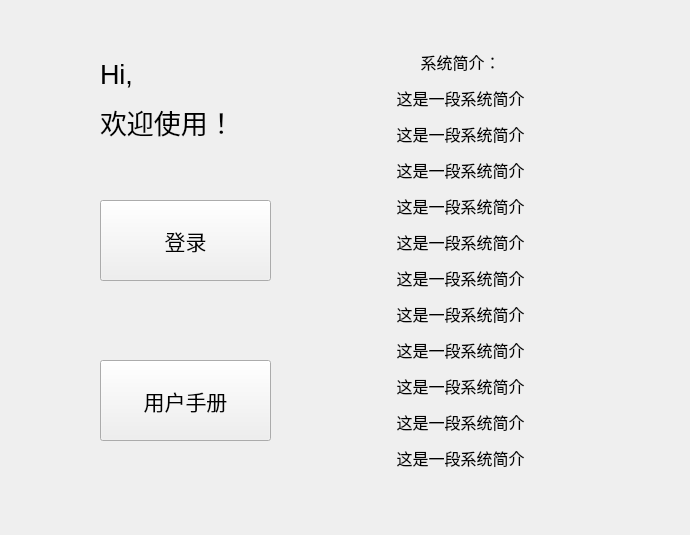
<?xml version="1.0" encoding="UTF-8"?>
<ui version="4.0">
 <class>introduce</class>
 <widget class="QWidget" name="introduce">
  <property name="geometry">
   <rect>
    <x>0</x>
    <y>0</y>
    <width>690</width>
    <height>535</height>
   </rect>
  </property>
  <property name="font">
   <font>
    <pointsize>12</pointsize>
   </font>
  </property>
  <property name="windowTitle">
   <string>Form</string>
  </property>
  <widget class="QPushButton" name="pushButton">
   <property name="geometry">
    <rect>
     <x>100</x>
     <y>200</y>
     <width>171</width>
     <height>81</height>
    </rect>
   </property>
   <property name="font">
    <font>
     <pointsize>16</pointsize>
    </font>
   </property>
   <property name="whatsThis">
    <string>&lt;html&gt;&lt;head/&gt;&lt;body&gt;&lt;p&gt;&lt;img src=&quot;:/.001/Resources/002/login.png&quot; height=&quot;25&quot; width=&quot;25&quot;/&gt;&lt;/p&gt;&lt;/body&gt;&lt;/html&gt;</string>
   </property>
   <property name="styleSheet">
    <string notr="true"/>
   </property>
   <property name="text">
    <string>登录</string>
   </property>
  </widget>
  <widget class="QLabel" name="label">
   <property name="geometry">
    <rect>
     <x>100</x>
     <y>40</y>
     <width>161</width>
     <height>121</height>
    </rect>
   </property>
   <property name="font">
    <font>
     <pointsize>20</pointsize>
    </font>
   </property>
   <property name="text">
    <string>&lt;html&gt;&lt;head/&gt;&lt;body&gt;&lt;p&gt;Hi,&lt;/p&gt;&lt;p&gt;欢迎使用！&lt;/p&gt;&lt;/body&gt;&lt;/html&gt;</string>
   </property>
  </widget>
  <widget class="QPushButton" name="pushButton_2">
   <property name="geometry">
    <rect>
     <x>100</x>
     <y>360</y>
     <width>171</width>
     <height>81</height>
    </rect>
   </property>
   <property name="font">
    <font>
     <pointsize>16</pointsize>
    </font>
   </property>
   <property name="text">
    <string>用户手册</string>
   </property>
  </widget>
  <widget class="QLabel" name="label_2">
   <property name="geometry">
    <rect>
     <x>330</x>
     <y>50</y>
     <width>261</width>
     <height>421</height>
    </rect>
   </property>
   <property name="text">
    <string>&lt;html&gt;&lt;head/&gt;&lt;body&gt;&lt;p align=&quot;center&quot;&gt;系统简介：&lt;/p&gt;&lt;p align=&quot;center&quot;&gt;这是一段系统简介&lt;/p&gt;&lt;p align=&quot;center&quot;&gt;这是一段系统简介&lt;/p&gt;&lt;p align=&quot;center&quot;&gt;这是一段系统简介&lt;/p&gt;&lt;p align=&quot;center&quot;&gt;这是一段系统简介&lt;/p&gt;&lt;p align=&quot;center&quot;&gt;这是一段系统简介&lt;/p&gt;&lt;p align=&quot;center&quot;&gt;这是一段系统简介&lt;/p&gt;&lt;p align=&quot;center&quot;&gt;这是一段系统简介&lt;/p&gt;&lt;p align=&quot;center&quot;&gt;这是一段系统简介&lt;/p&gt;&lt;p align=&quot;center&quot;&gt;这是一段系统简介&lt;/p&gt;&lt;p align=&quot;center&quot;&gt;这是一段系统简介&lt;/p&gt;&lt;p align=&quot;center&quot;&gt;这是一段系统简介&lt;br/&gt;&lt;/p&gt;&lt;/body&gt;&lt;/html&gt;</string>
   </property>
  </widget>
 </widget>
 <resources/>
 <connections/>
</ui>
